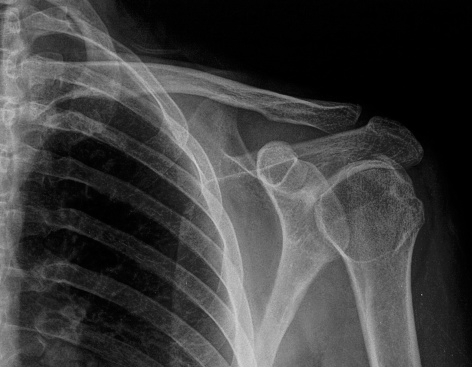
%> input picture FTDI_P2_SanchezGarzonLaura_RemuinanCidSara/Xray_gray.jpg, 472 x 367 px
$ octave Ejercicio_6_p2.m   (GNU Octave 9; MATLAB toolbox functions it lacks are replaced by stand-ins)
%> lines starting %> are read from the running program, lines starting %| are printed output that depends on the picture
clc
clear all
close all

%% Aportación perceptual del módulo y la fase de la FT
[ima, map]=imread("Xray_gray.jpg");
%> ima is the input picture: size 367x472 uint8; min 0, max 210, mean 61.8
%> map = []
figure(1);imshow(ima, [min(ima(:)), max(ima(:))]);
imagen=double(ima);

F=fftshift(fft2(imagen));
F_norm=abs(F)/max(max(abs(F)));
[image_h,image_w]=size(imagen);
%> image_h = 367; image_w = 472
fx=[-image_w/2:image_w/2]; fx=fx(1:end-1); %de -100 a 99 (cuenta el 0)
%> after `fx=[-image_w/2:image_w/2]`: fx = 473 values from -236 to 236
%> after `fx=fx(1:end-1)`: fx = 472 values from -236 to 235
fy=[-image_h/2:image_h/2]; fy=fy(1:end-1);
%> after `fy=[-image_h/2:image_h/2]`: fy = 368 values from -183.5 to 183.5
%> after `fy=fy(1:end-1)`: fy = 367 values from -183.5 to 182.5
figure(2); mesh(fx, fy, F_norm);
%> after `mesh(fx, fy, F_norm)`:
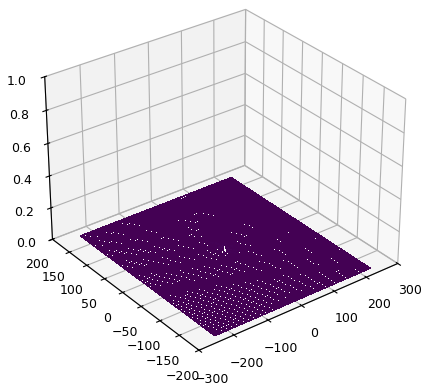
%> figure redrawn from the program's plot data
Flog=log(1+abs(F));
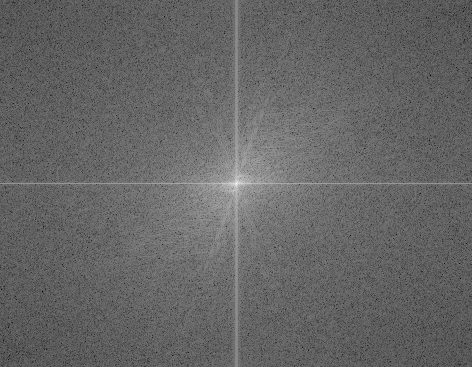
%> Flog: size 367x472 double; min 1.66, max 16.19, mean 7.47; drawn with min black and max white
figure(3);imshow(Flog,[min(min(Flog)) max(max(Flog))],'InitialMagnification',100);

%transformada inversa de la señal filtrada (para obtener la imagen resultante de un proceso de filtrado deberá aplicar la FT inversa)
ima_range=max(max(imagen))-min(min(imagen)); quant=ima_range/256;
%> after `ima_range=max(max(imagen))-min(min(imagen))`: ima_range = 210
%> after `quant=ima_range/256`: quant = 0.82
F_abs=abs(F);
imagen_abs=quant*round(real(ifft2(ifftshift(F_abs)))/quant);
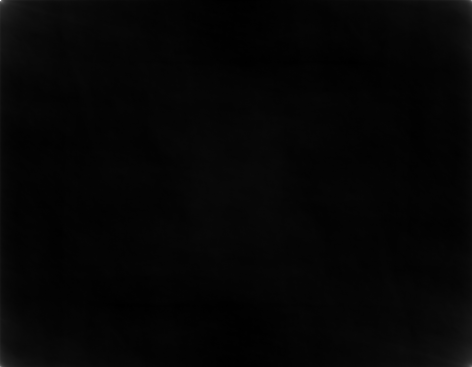
%> imagen_abs: size 367x472 double; min -18.05, max 3543.8, mean 61.8; drawn with min black and max white

imagen_abs1=log(abs(imagen_abs)+1);
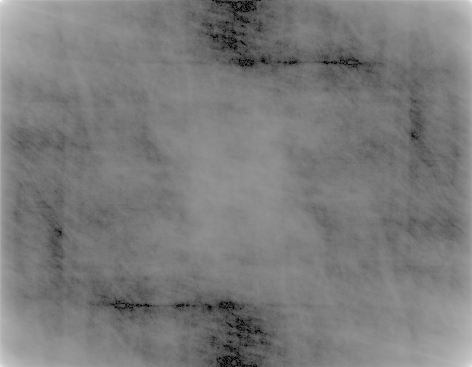
%> imagen_abs1: size 367x472 double; min 0, max 8.17, mean 3.93; drawn with min black and max white
figure(4); imshow(imagen_abs1, [min(min(imagen_abs1)) max(max(imagen_abs1))], 'InitialMagnification', 100);

F_abs1=mean(F_abs(:));
%> F_abs1 = 3544
F_phase=angle(F);
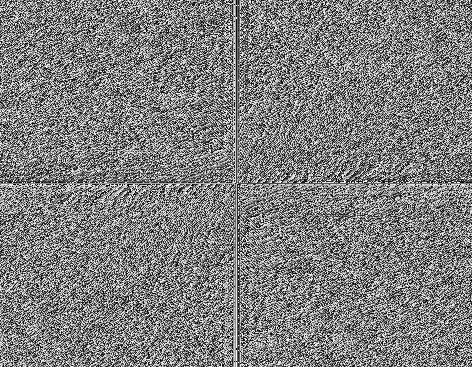
%> F_phase: size 367x472 double; min -3.14, max 3.14, mean -1.02e-18; drawn with min black and max white

FT=F_abs1*exp(1i*F_phase);

ima_range=max(max(imagen))-min(min(imagen)); quant=ima_range/256;
FT2_imagen=quant*round(real(ifft2(ifftshift(FT)))/quant);
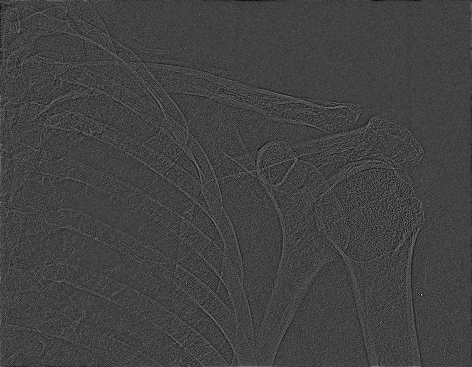
%> FT2_imagen: size 367x472 double; min -49.22, max 139.5, mean 0; drawn with min black and max white
imagen_abs2=log(abs(FT2_imagen)+1);
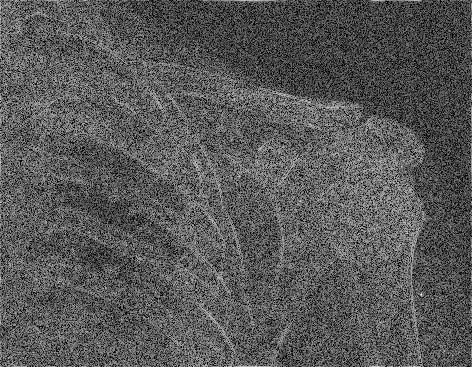
%> imagen_abs2: size 367x472 double; min 0, max 4.94, mean 1.71; drawn with min black and max white
figure(5); imshow(imagen_abs2, [min(min(imagen_abs2)) max(max(imagen_abs2))], 'InitialMagnification', 100);
